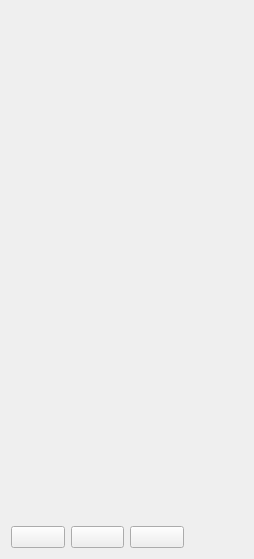
<?xml version='1.0' encoding='utf-8'?>
<ui version="4.0">
 <class>RpgMerchantScreen</class>
 <widget class="QWidget" name="RpgMerchantScreen">
  <property name="styleSheet">
   <string notr="true">#RpgMerchantScreen {
    background-color: #d0c0a0;
    font-family: "Pixelify Sans", monospace;
    font-size: 20px;
    color: #302000;
}

#RpgMerchantScreen QScrollArea, #RpgMerchantScreen QScrollArea &gt; QWidget &gt; QWidget {
    background: transparent;
    border: none;
}

#RpgMerchantScreen QLabel#rpgTitle {
    color: #c0b080;
    font-family: "Press Start 2P", monospace;
    font-size: 28px;
    font-weight: bold;
}

#RpgMerchantScreen QLabel[rpgRole="block"] {
    color: #c0a060;
    font-size: 20px;
    font-weight: bold;
}

#RpgMerchantScreen QLabel[rpgRole="field"] {
    color: #705020;
    font-size: 16px;
}

#RpgMerchantScreen QLabel[rpgRole="value"] {
    color: #302000;
    font-size: 20px;
}

#RpgMerchantScreen QLabel[rpgRole="bigValue"] {
    color: #302000;
    font-family: "Press Start 2P", monospace;
    font-size: 28px;
    font-weight: bold;
}

#RpgMerchantScreen QFrame[rpgRole="hairline"] {
    background-color: #c0a060;
    border: none;
}

#RpgMerchantScreen QLabel[rpgRole="signature"] {
    color: #705020;
    font-size: 20px;
    border-bottom: 1px dotted #907030;
}

#RpgMerchantScreen QLabel[rpgRole="prose"] {
    color: #705020;
    font-size: 20px;
}

#RpgMerchantScreen QFrame[rpgRole="cell"], #RpgMerchantScreen QFrame[rpgRole="chip"], #RpgMerchantScreen QFrame[rpgRole="action"], #RpgMerchantScreen QFrame[rpgRole="illustration"] {
    background: #f0e0d0;
    border: 2px solid #302000;
    border-radius: 0;
}

#RpgMerchantScreen QFrame[rpgRole="row"] {
    background: transparent;
    border: none;
    border-bottom: 2px solid #907030;
    border-radius: 0;
}

#RpgMerchantScreen hmi--MenuEntryButton {
    color: #705020;
    background: transparent;
    border: none;
    text-align: left;
    padding: 8px 12px;
    font-size: 20px;
    font-weight: bold;
}

#RpgMerchantScreen hmi--MenuEntryButton:hover, #RpgMerchantScreen hmi--MenuEntryButton:focus {
    color: #c0a060;
    background: transparent;
}</string>
  </property>
  <layout class="QVBoxLayout" name="pageLayout">
   <item>
    <widget class="hmi::TitleBanner" name="rpgTitle">
     <property name="text">
      <string />
     </property>
    </widget>
   </item>
   <item>
    <widget class="QWidget" name="bodyHost">
     <layout class="QHBoxLayout" name="bodyRow">
      <item>
       <widget class="QWidget" name="leftColumn">
        <layout class="QVBoxLayout" name="leftColumnLayout">
         <item>
          <widget class="hmi::ParchmentPanel" name="leftColumnBlock0Panel">
           <layout class="QVBoxLayout" name="leftColumnBlock0Inset">
            <item>
             <widget class="QScrollArea" name="leftColumnBlock0Scroll">
              <property name="widgetResizable">
               <bool>true</bool>
              </property>
              <property name="frameShape">
               <enum>QFrame::NoFrame</enum>
              </property>
              <widget class="QWidget" name="leftColumnBlock0Content">
               <layout class="QVBoxLayout" name="leftColumnBlock0Layout">
                <item>
                 <widget class="QLabel" name="leftColumnBlock0Title">
                  <property name="text">
                   <string />
                  </property>
                  <property name="rpgRole" stdset="0">
                   <string>block</string>
                  </property>
                  <property name="rpgKey" stdset="0">
                   <string>rpg.block.goods</string>
                  </property>
                 </widget>
                </item>
                <item>
                 <widget class="QFrame" name="leftColumnBlock0Row0">
                  <property name="rpgRole" stdset="0">
                   <string>row</string>
                  </property>
                  <layout class="QHBoxLayout" name="leftColumnBlock0Row0Layout">
                   <item>
                    <widget class="QLabel" name="leftColumnBlock0Row0Value">
                     <property name="text">
                      <string />
                     </property>
                     <property name="rpgRole" stdset="0">
                      <string>value</string>
                     </property>
                    </widget>
                   </item>
                  </layout>
                 </widget>
                </item>
                <item>
                 <widget class="QFrame" name="leftColumnBlock0Row1">
                  <property name="rpgRole" stdset="0">
                   <string>row</string>
                  </property>
                  <layout class="QHBoxLayout" name="leftColumnBlock0Row1Layout">
                   <item>
                    <widget class="QLabel" name="leftColumnBlock0Row1Value">
                     <property name="text">
                      <string />
                     </property>
                     <property name="rpgRole" stdset="0">
                      <string>value</string>
                     </property>
                    </widget>
                   </item>
                  </layout>
                 </widget>
                </item>
                <item>
                 <widget class="QFrame" name="leftColumnBlock0Row2">
                  <property name="rpgRole" stdset="0">
                   <string>row</string>
                  </property>
                  <layout class="QHBoxLayout" name="leftColumnBlock0Row2Layout">
                   <item>
                    <widget class="QLabel" name="leftColumnBlock0Row2Value">
                     <property name="text">
                      <string />
                     </property>
                     <property name="rpgRole" stdset="0">
                      <string>value</string>
                     </property>
                    </widget>
                   </item>
                  </layout>
                 </widget>
                </item>
                <item>
                 <widget class="QFrame" name="leftColumnBlock0Row3">
                  <property name="rpgRole" stdset="0">
                   <string>row</string>
                  </property>
                  <layout class="QHBoxLayout" name="leftColumnBlock0Row3Layout">
                   <item>
                    <widget class="QLabel" name="leftColumnBlock0Row3Value">
                     <property name="text">
                      <string />
                     </property>
                     <property name="rpgRole" stdset="0">
                      <string>value</string>
                     </property>
                    </widget>
                   </item>
                  </layout>
                 </widget>
                </item>
                <item>
                 <widget class="QFrame" name="leftColumnBlock0Row4">
                  <property name="rpgRole" stdset="0">
                   <string>row</string>
                  </property>
                  <layout class="QHBoxLayout" name="leftColumnBlock0Row4Layout">
                   <item>
                    <widget class="QLabel" name="leftColumnBlock0Row4Value">
                     <property name="text">
                      <string />
                     </property>
                     <property name="rpgRole" stdset="0">
                      <string>value</string>
                     </property>
                    </widget>
                   </item>
                  </layout>
                 </widget>
                </item>
                <item>
                 <widget class="QFrame" name="leftColumnBlock0Row5">
                  <property name="rpgRole" stdset="0">
                   <string>row</string>
                  </property>
                  <layout class="QHBoxLayout" name="leftColumnBlock0Row5Layout">
                   <item>
                    <widget class="QLabel" name="leftColumnBlock0Row5Value">
                     <property name="text">
                      <string />
                     </property>
                     <property name="rpgRole" stdset="0">
                      <string>value</string>
                     </property>
                    </widget>
                   </item>
                  </layout>
                 </widget>
                </item>
                <item>
                 <widget class="QFrame" name="leftColumnBlock0Row6">
                  <property name="rpgRole" stdset="0">
                   <string>row</string>
                  </property>
                  <layout class="QHBoxLayout" name="leftColumnBlock0Row6Layout">
                   <item>
                    <widget class="QLabel" name="leftColumnBlock0Row6Value">
                     <property name="text">
                      <string />
                     </property>
                     <property name="rpgRole" stdset="0">
                      <string>value</string>
                     </property>
                    </widget>
                   </item>
                  </layout>
                 </widget>
                </item>
                <item>
                 <widget class="QFrame" name="leftColumnBlock0Row7">
                  <property name="rpgRole" stdset="0">
                   <string>row</string>
                  </property>
                  <layout class="QHBoxLayout" name="leftColumnBlock0Row7Layout">
                   <item>
                    <widget class="QLabel" name="leftColumnBlock0Row7Value">
                     <property name="text">
                      <string />
                     </property>
                     <property name="rpgRole" stdset="0">
                      <string>value</string>
                     </property>
                    </widget>
                   </item>
                  </layout>
                 </widget>
                </item>
               </layout>
              </widget>
             </widget>
            </item>
           </layout>
          </widget>
         </item>
         <item>
          <widget class="hmi::ParchmentPanel" name="leftColumnBlock1Panel">
           <layout class="QVBoxLayout" name="leftColumnBlock1Inset">
            <item>
             <widget class="QScrollArea" name="leftColumnBlock1Scroll">
              <property name="widgetResizable">
               <bool>true</bool>
              </property>
              <property name="frameShape">
               <enum>QFrame::NoFrame</enum>
              </property>
              <widget class="QWidget" name="leftColumnBlock1Content">
               <layout class="QVBoxLayout" name="leftColumnBlock1Layout">
                <item>
                 <widget class="QLabel" name="leftColumnBlock1Title">
                  <property name="text">
                   <string />
                  </property>
                  <property name="rpgRole" stdset="0">
                   <string>block</string>
                  </property>
                  <property name="rpgKey" stdset="0">
                   <string>rpg.block.purse</string>
                  </property>
                 </widget>
                </item>
                <item>
                 <layout class="QGridLayout" name="leftColumnBlock1Grid">
                  <item row="0" column="0">
                   <widget class="QLabel" name="leftColumnBlock1Field0Label">
                    <property name="text">
                     <string />
                    </property>
                    <property name="rpgRole" stdset="0">
                     <string>field</string>
                    </property>
                    <property name="rpgKey" stdset="0">
                     <string>rpg.field.gold</string>
                    </property>
                   </widget>
                  </item>
                  <item row="0" column="1">
                   <widget class="QLabel" name="leftColumnBlock1Field0Value">
                    <property name="text">
                     <string />
                    </property>
                    <property name="rpgRole" stdset="0">
                     <string>value</string>
                    </property>
                   </widget>
                  </item>
                 </layout>
                </item>
               </layout>
              </widget>
             </widget>
            </item>
           </layout>
          </widget>
         </item>
         <item>
          <spacer name="leftColumnStretch">
           <property name="orientation">
            <enum>Qt::Vertical</enum>
           </property>
          </spacer>
         </item>
        </layout>
       </widget>
      </item>
      <item>
       <widget class="QWidget" name="rightColumn">
        <layout class="QVBoxLayout" name="rightColumnLayout">
         <item>
          <widget class="hmi::ParchmentPanel" name="rightColumnBlock0Panel">
           <layout class="QVBoxLayout" name="rightColumnBlock0Inset">
            <item>
             <widget class="QScrollArea" name="rightColumnBlock0Scroll">
              <property name="widgetResizable">
               <bool>true</bool>
              </property>
              <property name="frameShape">
               <enum>QFrame::NoFrame</enum>
              </property>
              <widget class="QWidget" name="rightColumnBlock0Content">
               <layout class="QVBoxLayout" name="rightColumnBlock0Layout">
                <item>
                 <widget class="QLabel" name="rightColumnBlock0Title">
                  <property name="text">
                   <string />
                  </property>
                  <property name="rpgRole" stdset="0">
                   <string>block</string>
                  </property>
                  <property name="rpgKey" stdset="0">
                   <string>rpg.block.your_bag</string>
                  </property>
                 </widget>
                </item>
                <item>
                 <widget class="QFrame" name="rightColumnBlock0Row0">
                  <property name="rpgRole" stdset="0">
                   <string>row</string>
                  </property>
                  <layout class="QHBoxLayout" name="rightColumnBlock0Row0Layout">
                   <item>
                    <widget class="QLabel" name="rightColumnBlock0Row0Value">
                     <property name="text">
                      <string />
                     </property>
                     <property name="rpgRole" stdset="0">
                      <string>value</string>
                     </property>
                    </widget>
                   </item>
                  </layout>
                 </widget>
                </item>
                <item>
                 <widget class="QFrame" name="rightColumnBlock0Row1">
                  <property name="rpgRole" stdset="0">
                   <string>row</string>
                  </property>
                  <layout class="QHBoxLayout" name="rightColumnBlock0Row1Layout">
                   <item>
                    <widget class="QLabel" name="rightColumnBlock0Row1Value">
                     <property name="text">
                      <string />
                     </property>
                     <property name="rpgRole" stdset="0">
                      <string>value</string>
                     </property>
                    </widget>
                   </item>
                  </layout>
                 </widget>
                </item>
                <item>
                 <widget class="QFrame" name="rightColumnBlock0Row2">
                  <property name="rpgRole" stdset="0">
                   <string>row</string>
                  </property>
                  <layout class="QHBoxLayout" name="rightColumnBlock0Row2Layout">
                   <item>
                    <widget class="QLabel" name="rightColumnBlock0Row2Value">
                     <property name="text">
                      <string />
                     </property>
                     <property name="rpgRole" stdset="0">
                      <string>value</string>
                     </property>
                    </widget>
                   </item>
                  </layout>
                 </widget>
                </item>
                <item>
                 <widget class="QFrame" name="rightColumnBlock0Row3">
                  <property name="rpgRole" stdset="0">
                   <string>row</string>
                  </property>
                  <layout class="QHBoxLayout" name="rightColumnBlock0Row3Layout">
                   <item>
                    <widget class="QLabel" name="rightColumnBlock0Row3Value">
                     <property name="text">
                      <string />
                     </property>
                     <property name="rpgRole" stdset="0">
                      <string>value</string>
                     </property>
                    </widget>
                   </item>
                  </layout>
                 </widget>
                </item>
                <item>
                 <widget class="QFrame" name="rightColumnBlock0Row4">
                  <property name="rpgRole" stdset="0">
                   <string>row</string>
                  </property>
                  <layout class="QHBoxLayout" name="rightColumnBlock0Row4Layout">
                   <item>
                    <widget class="QLabel" name="rightColumnBlock0Row4Value">
                     <property name="text">
                      <string />
                     </property>
                     <property name="rpgRole" stdset="0">
                      <string>value</string>
                     </property>
                    </widget>
                   </item>
                  </layout>
                 </widget>
                </item>
                <item>
                 <widget class="QFrame" name="rightColumnBlock0Row5">
                  <property name="rpgRole" stdset="0">
                   <string>row</string>
                  </property>
                  <layout class="QHBoxLayout" name="rightColumnBlock0Row5Layout">
                   <item>
                    <widget class="QLabel" name="rightColumnBlock0Row5Value">
                     <property name="text">
                      <string />
                     </property>
                     <property name="rpgRole" stdset="0">
                      <string>value</string>
                     </property>
                    </widget>
                   </item>
                  </layout>
                 </widget>
                </item>
                <item>
                 <widget class="QFrame" name="rightColumnBlock0Row6">
                  <property name="rpgRole" stdset="0">
                   <string>row</string>
                  </property>
                  <layout class="QHBoxLayout" name="rightColumnBlock0Row6Layout">
                   <item>
                    <widget class="QLabel" name="rightColumnBlock0Row6Value">
                     <property name="text">
                      <string />
                     </property>
                     <property name="rpgRole" stdset="0">
                      <string>value</string>
                     </property>
                    </widget>
                   </item>
                  </layout>
                 </widget>
                </item>
                <item>
                 <widget class="QFrame" name="rightColumnBlock0Row7">
                  <property name="rpgRole" stdset="0">
                   <string>row</string>
                  </property>
                  <layout class="QHBoxLayout" name="rightColumnBlock0Row7Layout">
                   <item>
                    <widget class="QLabel" name="rightColumnBlock0Row7Value">
                     <property name="text">
                      <string />
                     </property>
                     <property name="rpgRole" stdset="0">
                      <string>value</string>
                     </property>
                    </widget>
                   </item>
                  </layout>
                 </widget>
                </item>
               </layout>
              </widget>
             </widget>
            </item>
           </layout>
          </widget>
         </item>
         <item>
          <spacer name="rightColumnStretch">
           <property name="orientation">
            <enum>Qt::Vertical</enum>
           </property>
          </spacer>
         </item>
        </layout>
       </widget>
      </item>
     </layout>
    </widget>
   </item>
   <item>
    <layout class="QHBoxLayout" name="footerRow">
     <item>
      <widget class="hmi::MenuEntryButton" name="closeButton">
       <property name="text">
        <string />
       </property>
      </widget>
     </item>
     <item>
      <widget class="hmi::MenuEntryButton" name="previousButton">
       <property name="text">
        <string />
       </property>
      </widget>
     </item>
     <item>
      <widget class="hmi::MenuEntryButton" name="nextButton">
       <property name="text">
        <string />
       </property>
      </widget>
     </item>
     <item>
      <widget class="QLabel" name="hintsLabel">
       <property name="text">
        <string />
       </property>
      </widget>
     </item>
    </layout>
   </item>
  </layout>
 </widget>
 <customwidgets>
  <customwidget>
   <class>hmi::TitleBanner</class>
   <extends>QLabel</extends>
   <header>HMI/Interface/TitleBanner.h</header>
  </customwidget>
  <customwidget>
   <class>hmi::ParchmentPanel</class>
   <extends>QWidget</extends>
   <header>HMI/Interface/ParchmentPanel.h</header>
   <container>1</container>
  </customwidget>
  <customwidget>
   <class>hmi::MenuEntryButton</class>
   <extends>QPushButton</extends>
   <header>HMI/Interface/MenuEntryButton.h</header>
  </customwidget>
 </customwidgets>
 <resources />
 <connections />
</ui>
